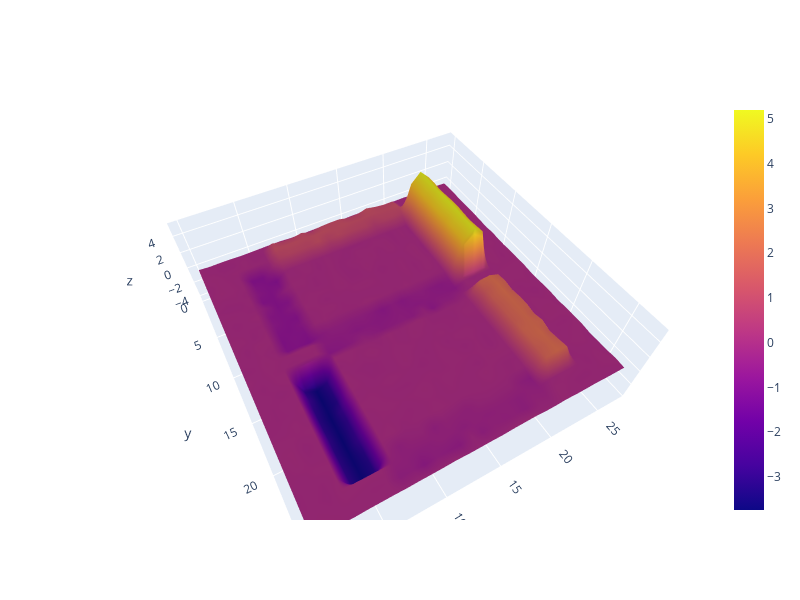

The notebook cell saved with this chart:
### Markdown cell above
💻 *Exécuter le code et analyser les poids du modèle*

### Code cell
print('Représentation 3D des poids du noyau de convolution')
weights = model.layers[0].get_weights()[0]
weights_reshaped = weights.reshape(28, 28, -1)    
fig = go.Figure(data=[go.Surface(
    z=weights_reshaped[:, :, 0],
)])
fig.update_layout(
    scene_xaxis_autorange="reversed",
    width=800,
    height=600,
)
fig.show()
print('Représentation statique des poids du noyau de convolution')
weights = model.layers[0].get_weights()[0]
weights_reshaped = weights.reshape(28, 28, -1)
plt.imshow(weights_reshaped, cmap="gray")
plt.show()

### Figure 1 — Plotly figure (JSON) as saved in the notebook; plotly's stock layout.template omitted (floating-point values rounded to 4 significant figures; data arrays with more than 128 entries replaced by an {"elided": "..."} marker saying what was removed)
{"data": [{"type": "surface", "z": {"elided": "28x28 float values"}}], "layout": {"height": 600, "scene": {"aspectmode": "auto", "aspectratio": {"x": 1.445, "y": 1.445, "z": 0.4788}, "camera": {"center": {"x": 0, "y": 0, "z": 0}, "eye": {"x": 0.6595, "y": 1.198, "z": 1.704}, "projection": {"type": "perspective"}, "up": {"x": -0.001536, "y": 0.001449, "z": 1.0}}, "xaxis": {"autorange": "reversed"}}, "width": 800}}
